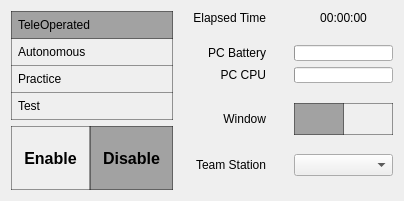
      <widget class="QWidget" name="OperationTab">
       <attribute name="icon">
        <iconset resource="../../etc/resources/resources.qrc">
         <normaloff>:/icons/Operation.png</normaloff>:/icons/Operation.png</iconset>
       </attribute>
       <attribute name="title">
        <string/>
       </attribute>
       <attribute name="toolTip">
        <string>Operation</string>
       </attribute>
       <layout class="QHBoxLayout" name="horizontalLayout" stretch="0,2">
        <property name="spacing">
         <number>20</number>
        </property>
        <item>
         <widget class="QWidget" name="RobotModeWidget" native="true">
          <layout class="QVBoxLayout" name="verticalLayout_2">
           <property name="leftMargin">
            <number>0</number>
           </property>
           <property name="topMargin">
            <number>0</number>
           </property>
           <property name="rightMargin">
            <number>0</number>
           </property>
           <property name="bottomMargin">
            <number>0</number>
           </property>
           <item>
            <widget class="QWidget" name="ModeWidget" native="true">
             <property name="minimumSize">
              <size>
               <width>128</width>
               <height>64</height>
              </size>
             </property>
             <property name="styleSheet">
              <string notr="true">QPushButton {
	border: 1px solid rgba(0,0,0,100);
	padding: 6px;
    text-align: left;
}
QPushButton:checked {
	background-color: rgba(0,0,0,82);
}</string>
             </property>
             <layout class="QVBoxLayout" name="verticalLayout_3">
              <property name="spacing">
               <number>0</number>
              </property>
              <property name="leftMargin">
               <number>0</number>
              </property>
              <property name="topMargin">
               <number>0</number>
              </property>
              <property name="rightMargin">
               <number>0</number>
              </property>
              <property name="bottomMargin">
               <number>0</number>
              </property>
              <item>
               <widget class="QPushButton" name="TeleOp">
                <property name="text">
                 <string>TeleOperated</string>
                </property>
                <property name="checkable">
                 <bool>true</bool>
                </property>
                <property name="checked">
                 <bool>true</bool>
                </property>
                <attribute name="buttonGroup">
                 <string notr="true">RobotModeGroup</string>
                </attribute>
               </widget>
              </item>
              <item>
               <widget class="QPushButton" name="Autonomous">
                <property name="styleSheet">
                 <string notr="true">border-top: 0px;</string>
                </property>
                <property name="text">
                 <string>Autonomous</string>
                </property>
                <property name="checkable">
                 <bool>true</bool>
                </property>
                <attribute name="buttonGroup">
                 <string notr="true">RobotModeGroup</string>
                </attribute>
               </widget>
              </item>
              <item>
               <widget class="QPushButton" name="Practice">
                <property name="styleSheet">
                 <string notr="true">border-top: 0px;</string>
                </property>
                <property name="text">
                 <string>Practice</string>
                </property>
                <property name="checkable">
                 <bool>true</bool>
                </property>
                <attribute name="buttonGroup">
                 <string notr="true">RobotModeGroup</string>
                </attribute>
               </widget>
              </item>
              <item>
               <widget class="QPushButton" name="Test">
                <property name="styleSheet">
                 <string notr="true">border-top: 0px;</string>
                </property>
                <property name="text">
                 <string>Test</string>
                </property>
                <property name="checkable">
                 <bool>true</bool>
                </property>
                <attribute name="buttonGroup">
                 <string notr="true">RobotModeGroup</string>
                </attribute>
               </widget>
              </item>
             </layout>
            </widget>
           </item>
           <item>
            <spacer name="_s10">
             <property name="orientation">
              <enum>Qt::Vertical</enum>
             </property>
             <property name="sizeHint" stdset="0">
              <size>
               <width>0</width>
               <height>0</height>
              </size>
             </property>
            </spacer>
           </item>
           <item>
            <widget class="QWidget" name="RobotPowerWidget" native="true">
             <property name="styleSheet">
              <string notr="true">QPushButton {
	border: 1px solid rgba(0,0,0,100);
    font-weight: bold;
    font-size:16px;
	padding: 12px;
}
QPushButton:checked {
	background-color: rgba(0,0,0,82);
}</string>
             </property>
             <layout class="QHBoxLayout" name="horizontalLayout_9">
              <property name="spacing">
               <number>0</number>
              </property>
              <property name="leftMargin">
               <number>0</number>
              </property>
              <property name="topMargin">
               <number>0</number>
              </property>
              <property name="rightMargin">
               <number>0</number>
              </property>
              <property name="bottomMargin">
               <number>0</number>
              </property>
              <item>
               <widget class="QPushButton" name="EnableButton">
                <property name="minimumSize">
                 <size>
                  <width>0</width>
                  <height>64</height>
                 </size>
                </property>
                <property name="styleSheet">
                 <string notr="true"/>
                </property>
                <property name="text">
                 <string>Enable</string>
                </property>
                <property name="checkable">
                 <bool>true</bool>
                </property>
                <property name="checked">
                 <bool>false</bool>
                </property>
                <property name="flat">
                 <bool>true</bool>
                </property>
                <attribute name="buttonGroup">
                 <string notr="true">RobotStatusGroup</string>
                </attribute>
               </widget>
              </item>
              <item>
               <widget class="QPushButton" name="DisableButton">
                <property name="minimumSize">
                 <size>
                  <width>0</width>
                  <height>64</height>
                 </size>
                </property>
                <property name="styleSheet">
                 <string notr="true"/>
                </property>
                <property name="text">
                 <string>Disable</string>
                </property>
                <property name="checkable">
                 <bool>true</bool>
                </property>
                <property name="checked">
                 <bool>true</bool>
                </property>
                <property name="flat">
                 <bool>true</bool>
                </property>
                <attribute name="buttonGroup">
                 <string notr="true">RobotStatusGroup</string>
                </attribute>
               </widget>
              </item>
             </layout>
            </widget>
           </item>
          </layout>
         </widget>
        </item>
        <item>
         <widget class="QWidget" name="OpStatusWidget" native="true">
          <layout class="QGridLayout" name="gridLayout" rowstretch="0,0,0,0,0,0,0,0,0,0">
           <property name="leftMargin">
            <number>0</number>
           </property>
           <property name="topMargin">
            <number>0</number>
           </property>
           <property name="rightMargin">
            <number>0</number>
           </property>
           <property name="bottomMargin">
            <number>0</number>
           </property>
           <item row="3" column="3">
            <widget class="QProgressBar" name="PcCpuProgress">
             <property name="minimumSize">
              <size>
               <width>95</width>
               <height>16</height>
              </size>
             </property>
             <property name="maximumSize">
              <size>
               <width>16777215</width>
               <height>16</height>
              </size>
             </property>
             <property name="palette">
              <palette>
               <active>
                <colorrole role="Highlight">
                 <brush brushstyle="SolidPattern">
                  <color alpha="255">
                   <red>222</red>
                   <green>174</green>
                   <blue>0</blue>
                  </color>
                 </brush>
                </colorrole>
               </active>
               <inactive>
                <colorrole role="Highlight">
                 <brush brushstyle="SolidPattern">
                  <color alpha="255">
                   <red>222</red>
                   <green>174</green>
                   <blue>0</blue>
                  </color>
                 </brush>
                </colorrole>
               </inactive>
               <disabled>
                <colorrole role="Highlight">
                 <brush brushstyle="SolidPattern">
                  <color alpha="255">
                   <red>51</red>
                   <green>153</green>
                   <blue>255</blue>
                  </color>
                 </brush>
                </colorrole>
               </disabled>
              </palette>
             </property>
             <property name="value">
              <number>0</number>
             </property>
             <property name="textVisible">
              <bool>false</bool>
             </property>
             <property name="invertedAppearance">
              <bool>false</bool>
             </property>
            </widget>
           </item>
           <item row="1" column="1">
            <spacer name="_s9">
             <property name="orientation">
              <enum>Qt::Vertical</enum>
             </property>
             <property name="sizeHint" stdset="0">
              <size>
               <width>0</width>
               <height>0</height>
              </size>
             </property>
            </spacer>
           </item>
           <item row="2" column="1">
            <widget class="QLabel" name="PcBatteryLabel">
             <property name="minimumSize">
              <size>
               <width>0</width>
               <height>16</height>
              </size>
             </property>
             <property name="maximumSize">
              <size>
               <width>16777215</width>
               <height>16</height>
              </size>
             </property>
             <property name="text">
              <string>PC Battery</string>
             </property>
             <property name="alignment">
              <set>Qt::AlignRight|Qt::AlignTrailing|Qt::AlignVCenter</set>
             </property>
            </widget>
           </item>
           <item row="9" column="1">
            <spacer name="verticalSpacer">
             <property name="orientation">
              <enum>Qt::Vertical</enum>
             </property>
             <property name="sizeHint" stdset="0">
              <size>
               <width>0</width>
               <height>0</height>
              </size>
             </property>
            </spacer>
           </item>
           <item row="0" column="1">
            <widget class="QLabel" name="ElapsedTimeLabel">
             <property name="text">
              <string>Elapsed Time</string>
             </property>
             <property name="alignment">
              <set>Qt::AlignRight|Qt::AlignTrailing|Qt::AlignVCenter</set>
             </property>
            </widget>
           </item>
           <item row="3" column="2">
            <widget class="QLabel" name="Dummy">
             <property name="minimumSize">
              <size>
               <width>16</width>
               <height>16</height>
              </size>
             </property>
             <property name="maximumSize">
              <size>
               <width>16</width>
               <height>16</height>
              </size>
             </property>
             <property name="text">
              <string/>
             </property>
            </widget>
           </item>
           <item row="2" column="2">
            <widget class="QLabel" name="PlugIcon">
             <property name="minimumSize">
              <size>
               <width>16</width>
               <height>16</height>
              </size>
             </property>
             <property name="maximumSize">
              <size>
               <width>16</width>
               <height>16</height>
              </size>
             </property>
             <property name="toolTip">
              <string>Plugged to AC power...</string>
             </property>
             <property name="text">
              <string/>
             </property>
             <property name="pixmap">
              <pixmap resource="../../etc/resources/resources.qrc">:/icons/Plug.png</pixmap>
             </property>
             <property name="alignment">
              <set>Qt::AlignCenter</set>
             </property>
            </widget>
           </item>
           <item row="3" column="1">
            <widget class="QLabel" name="PcCpuLabel">
             <property name="minimumSize">
              <size>
               <width>0</width>
               <height>16</height>
              </size>
             </property>
             <property name="maximumSize">
              <size>
               <width>16777215</width>
               <height>16</height>
              </size>
             </property>
             <property name="text">
              <string>PC CPU</string>
             </property>
             <property name="alignment">
              <set>Qt::AlignRight|Qt::AlignTrailing|Qt::AlignVCenter</set>
             </property>
            </widget>
           </item>
           <item row="6" column="1">
            <widget class="QLabel" name="label">
             <property name="text">
              <string>Window</string>
             </property>
             <property name="alignment">
              <set>Qt::AlignRight|Qt::AlignTrailing|Qt::AlignVCenter</set>
             </property>
            </widget>
           </item>
           <item row="6" column="3">
            <widget class="QWidget" name="WindowStyle" native="true">
             <property name="styleSheet">
              <string notr="true">QPushButton {
	border: 1px solid rgba(0,0,0,100);
	padding: 8px;
}
QPushButton:checked {
	background-color: rgba(0,0,0,82);
}</string>
             </property>
             <layout class="QHBoxLayout" name="horizontalLayout_7">
              <property name="spacing">
               <number>0</number>
              </property>
              <property name="leftMargin">
               <number>0</number>
              </property>
              <property name="topMargin">
               <number>0</number>
              </property>
              <property name="rightMargin">
               <number>0</number>
              </property>
              <property name="bottomMargin">
               <number>0</number>
              </property>
              <item>
               <widget class="QPushButton" name="WindowNormal">
                <property name="text">
                 <string/>
                </property>
                <property name="icon">
                 <iconset resource="../../etc/resources/resources.qrc">
                  <normaloff>:/icons/WindowNormal.png</normaloff>:/icons/WindowNormal.png</iconset>
                </property>
                <property name="checkable">
                 <bool>true</bool>
                </property>
                <property name="checked">
                 <bool>true</bool>
                </property>
                <attribute name="buttonGroup">
                 <string notr="true">WindowModeGroup</string>
                </attribute>
               </widget>
              </item>
              <item>
               <widget class="QPushButton" name="WindowDocked">
                <property name="styleSheet">
                 <string notr="true">border-left: 0px;</string>
                </property>
                <property name="text">
                 <string/>
                </property>
                <property name="icon">
                 <iconset resource="../../etc/resources/resources.qrc">
                  <normaloff>:/icons/WindowDocked.png</normaloff>:/icons/WindowDocked.png</iconset>
                </property>
                <property name="checkable">
                 <bool>true</bool>
                </property>
                <attribute name="buttonGroup">
                 <string notr="true">WindowModeGroup</string>
                </attribute>
               </widget>
              </item>
             </layout>
            </widget>
           </item>
           <item row="2" column="3">
            <widget class="QProgressBar" name="PcBatteryProgress">
             <property name="minimumSize">
              <size>
               <width>95</width>
               <height>16</height>
              </size>
             </property>
             <property name="maximumSize">
              <size>
               <width>16777215</width>
               <height>16</height>
              </size>
             </property>
             <property name="value">
              <number>0</number>
             </property>
             <property name="textVisible">
              <bool>false</bool>
             </property>
             <property name="invertedAppearance">
              <bool>false</bool>
             </property>
            </widget>
           </item>
           <item row="8" column="1">
            <widget class="QLabel" name="TeamStationLabel">
             <property name="text">
              <string>Team Station</string>
             </property>
             <property name="alignment">
              <set>Qt::AlignRight|Qt::AlignTrailing|Qt::AlignVCenter</set>
             </property>
            </widget>
           </item>
           <item row="8" column="3">
            <widget class="QComboBox" name="StationCombo"/>
           </item>
           <item row="0" column="3">
            <widget class="QLabel" name="ElapsedTime">
             <property name="text">
              <string>00:00:00</string>
             </property>
             <property name="alignment">
              <set>Qt::AlignCenter</set>
             </property>
            </widget>
           </item>
           <item row="5" column="1">
            <spacer name="_s8">
             <property name="orientation">
              <enum>Qt::Vertical</enum>
             </property>
             <property name="sizeHint" stdset="0">
              <size>
               <width>0</width>
               <height>0</height>
              </size>
             </property>
            </spacer>
           </item>
           <item row="7" column="1">
            <spacer name="verticalSpacer_13">
             <property name="orientation">
              <enum>Qt::Vertical</enum>
             </property>
             <property name="sizeHint" stdset="0">
              <size>
               <width>0</width>
               <height>0</height>
              </size>
             </property>
            </spacer>
           </item>
          </layout>
         </widget>
        </item>
       </layout>
      </widget>
